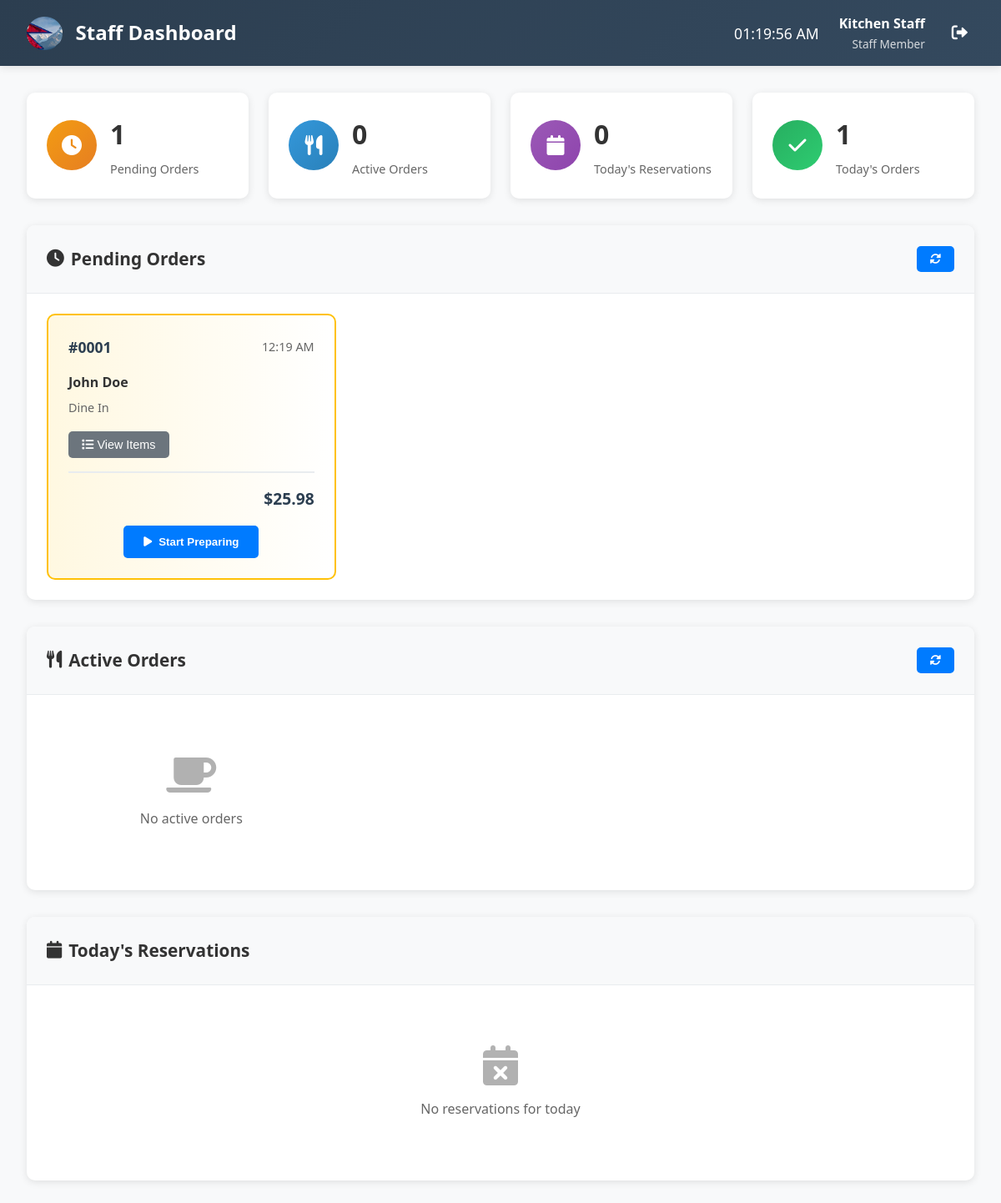
The app's page /views/staff/dashboard.php (signed in) with its own data.
### tables this page shows
CREATE TABLE `orders` (
  `id` int(11) NOT NULL AUTO_INCREMENT,
  `user_id` int(11) DEFAULT NULL,
  `order_number` varchar(50) NOT NULL UNIQUE,
  `customer_name` varchar(100) DEFAULT NULL,
  `customer_email` varchar(100) DEFAULT NULL,
  `customer_phone` varchar(20) DEFAULT NULL,
  `order_type` enum('dine_in','takeaway','delivery') DEFAULT 'takeaway',
  `status` enum('pending','confirmed','preparing','ready','delivered','cancelled','completed') DEFAULT 'pending',
  `total_amount` decimal(10,2) NOT NULL DEFAULT 0.00,
  `tax_amount` decimal(10,2) NOT NULL DEFAULT 0.00,
  `delivery_fee` decimal(10,2) DEFAULT 0.00,
  `payment_status` enum('pending','paid','failed','refunded') DEFAULT 'pending',
  `payment_method` varchar(50) DEFAULT NULL,
  `payment_reference` varchar(100) DEFAULT NULL,
  `delivery_address` text DEFAULT NULL,
  `special_instructions` text DEFAULT NULL,
  `estimated_delivery_time` datetime DEFAULT NULL,
  `actual_delivery_time` datetime DEFAULT NULL,
  `created_at` timestamp DEFAULT CURRENT_TIMESTAMP,
  `updated_at` timestamp DEFAULT CURRENT_TIMESTAMP ON UPDATE CURRENT_TIMESTAMP,
  PRIMARY KEY (`id`),
  KEY `idx_user_id` (`user_id`),
  KEY `idx_order_number` (`order_number`),
  KEY `idx_status` (`status`),
  KEY `idx_payment_status` (`payment_status`),
  KEY `idx_created_at` (`created_at`),
  CONSTRAINT `fk_orders_user` FOREIGN KEY (`user_id`) REFERENCES `users` (`id`) ON DELETE SET NULL
);

### models/Order.php (called while the page is built, shortened)
<?php
class Order extends BaseModel {
    public function getTodayOrders() {
        $db = Database::getInstance();
        $pdo = $db->getConnection();
        $sql = "SELECT * FROM orders WHERE DATE(created_at) = CURDATE() ORDER BY created_at DESC";
        $stmt = $pdo->query($sql);
        return $stmt->fetchAll();
    }
    public function getPendingOrders() {
        $db = Database::getInstance();
        $pdo = $db->getConnection();
        $sql = "SELECT * FROM orders WHERE status = 'pending' ORDER BY created_at DESC";
        $stmt = $pdo->query($sql);
        return $stmt->fetchAll();
    }
    public function getActiveOrders() {
        $db = Database::getInstance();
        $pdo = $db->getConnection();
        $sql = "SELECT * FROM orders WHERE status IN ('preparing', 'ready') ORDER BY created_at ASC";
        $stmt = $pdo->query($sql);
        return $stmt->fetchAll();
    }
}
?>

### models/Reservation.php (called while the page is built, shortened)
<?php
class Reservation extends BaseModel {
    public function getTodayReservations() {
        $db = Database::getInstance();
        $pdo = $db->getConnection();
        $sql = "SELECT * FROM reservations WHERE DATE(reservation_date) = CURDATE() ORDER BY reservation_time ASC";
        $stmt = $pdo->query($sql);
        return $stmt->fetchAll();
    }
}
?>

### includes/functions.php (called while the page is built, shortened)
<?php
function formatCurrency($amount) {
    return '$' . number_format($amount, 2);
}

### views/staff/dashboard.php (the view, shortened to what this page needs)
<?php
require_once dirname(__DIR__, 2) . '/models/Order.php';
require_once dirname(__DIR__, 2) . '/models/Reservation.php';
require_once dirname(__DIR__, 2) . '/includes/functions.php';
try {
    $orderModel = new Order();
    $reservationModel = new Reservation();
    $todayOrders = $orderModel->getTodayOrders();
    $pendingOrders = $orderModel->getPendingOrders();
    $todayReservations = $reservationModel->getTodayReservations();
    $activeOrders = $orderModel->getActiveOrders();
} catch (Exception $e) {
    $todayOrders = [];
    $pendingOrders = [];
    $todayReservations = [];
    $activeOrders = [];
    $error = "Error loading dashboard data: " . $e->getMessage();
}
?>
<!DOCTYPE html>
<html lang="en">
<head>
    <link href="https://cdnjs.cloudflare.com/ajax/libs/font-awesome/6.0.0/css/all.min.css" rel="stylesheet">
    <link href="<?= ASSETS_URL ?>/css/staff.css" rel="stylesheet">
</head>
<body>
    <div class="staff-container">
        <header class="staff-header">
            <div class="header-left">
                <img src="<?= ASSETS_URL ?>/images/logo.png" alt="Friends & Momos" class="header-logo">
                <h1>Staff Dashboard</h1>
            </div>
            <div class="header-right">
                <div class="current-time" id="currentTime"></div>
                <div class="user-info">
                    <span class="user-name"><?= htmlspecialchars((isset($_SESSION['user_name']) ? $_SESSION['user_name'] : ($_SESSION['user']['first_name'] . ' ' . $_SESSION['user']['last_name']))) ?></span>
                    <span class="user-role">Staff Member</span>
                </div>
                <a href="../../logout.php" class="logout-btn">
                    <i class="fas fa-sign-out-alt"></i>
                </a>
            </div>
        </header>
        <div class="stats-section">
            <div class="stat-card pending">
                <div class="stat-icon">
                    <i class="fas fa-clock"></i>
                </div>
                <div class="stat-info">
                    <h3><?= count($pendingOrders) ?></h3>
                    <p>Pending Orders</p>
                </div>
            </div>
            <div class="stat-card preparing">
                <div class="stat-icon">
                    <i class="fas fa-utensils"></i>
                </div>
                <div class="stat-info">
                    <h3><?= count($activeOrders) ?></h3>
                    <p>Active Orders</p>
                </div>
            </div>
            <div class="stat-card reservations">
                <div class="stat-icon">
                    <i class="fas fa-calendar"></i>
                </div>
                <div class="stat-info">
                    <h3><?= count($todayReservations) ?></h3>
                    <p>Today's Reservations</p>
                </div>
            </div>
            <div class="stat-card completed">
                <div class="stat-icon">
                    <i class="fas fa-check"></i>
                </div>
                <div class="stat-info">
                    <h3><?= count($todayOrders) ?></h3>
                    <p>Today's Orders</p>
                </div>
            </div>
        </div>
        <div class="dashboard-content">
            <div class="dashboard-section">
                <div class="section-header">
                    <h2><i class="fas fa-clock"></i> Pending Orders</h2>
                    <button class="refresh-btn" onclick="refreshPendingOrders()">
                        <i class="fas fa-sync-alt"></i>
                    </button>
                </div>
                <div class="orders-grid">
                    <?php foreach ($pendingOrders as $order): ?>
                        <div class="order-card pending">
                            <div class="order-header">
                                <span class="order-id">#<?= str_pad($order['id'], 4, '0', STR_PAD_LEFT) ?></span>
                                <span class="order-time"><?= date('g:i A', strtotime($order['created_at'])) ?></span>
                            </div>
                            <div class="order-customer">
                                <strong><?= htmlspecialchars($order['customer_name']) ?></strong>
                                <span class="order-type"><?= ucfirst(str_replace('_', ' ', $order['order_type'])) ?></span>
                            </div>
                            <div class="order-items">
                                <button class="view-items-btn" onclick="viewOrderItems(<?= $order['id'] ?>)">
                                    <i class="fas fa-list"></i> View Items
                                </button>
                            </div>
                            <div class="order-total">
                                <strong><?= formatCurrency($order['total_amount']) ?></strong>
                            </div>
                            <div class="order-actions">
                                <form method="POST" style="display: inline;">
                                    <button type="submit" class="btn btn-primary">
                                        <i class="fas fa-play"></i> Start Preparing
                                    </button>
                                </form>
                            </div>
                        </div>
                    <?php endforeach; ?>
                </div>
            </div>
            <div class="dashboard-section">
                <div class="section-header">
                    <h2><i class="fas fa-utensils"></i> Active Orders</h2>
                    <button class="refresh-btn" onclick="refreshActiveOrders()">
                        <i class="fas fa-sync-alt"></i>
                    </button>
                </div>
                <div class="orders-grid">
                    <?php if (empty($activeOrders)): ?>
                        <div class="no-orders">
                            <i class="fas fa-coffee"></i>
                            <p>No active orders</p>
                        </div>
                    <?php endif; ?>
                </div>
            </div>
            <div class="dashboard-section">
                <div class="section-header">
                    <h2><i class="fas fa-calendar"></i> Today's Reservations</h2>
                </div>
                <div class="reservations-list">
                    <?php if (empty($todayReservations)): ?>
                        <div class="no-reservations">
                            <i class="fas fa-calendar-times"></i>
                            <p>No reservations for today</p>
                        </div>
                    <?php endif; ?>
                </div>
            </div>
        </div>
    </div>
</body>
</html>

### assets/css/staff.css (style rules this page uses)
* { margin: 0; padding: 0; box-sizing: border-box; }
body { font-family: 'Segoe UI', Tahoma, Geneva, Verdana, sans-serif; background: #f8f9fa; color: #333; line-height: 1.6; }
.staff-container { min-height: 100vh; }
.staff-header { background: linear-gradient(135deg, #2c3e50, #34495e); color: white; padding: 1rem 2rem; display: flex; justify-content: space-between; align-items: center; box-shadow: 0 2px 10px rgba(0,0,0,0.1); }
.header-left { display: flex; align-items: center; gap: 1rem; }
.header-logo { height: 40px; width: auto; }
.header-left h1 { font-size: 1.5rem; font-weight: 600; }
.header-right { display: flex; align-items: center; gap: 1.5rem; }
.current-time { font-size: 1.1rem; font-weight: 500; }
.user-info { display: flex; flex-direction: column; align-items: flex-end; }
.user-name { font-weight: 600; font-size: 1rem; }
.user-role { font-size: 0.85rem; opacity: 0.8; }
.logout-btn { color: white; font-size: 1.2rem; text-decoration: none; padding: 0.5rem; border-radius: 5px; transition: background 0.3s; }
.stats-section { display: grid; grid-template-columns: repeat(auto-fit, minmax(250px, 1fr)); gap: 1.5rem; padding: 2rem; }
.stat-card { background: white; padding: 1.5rem; border-radius: 10px; box-shadow: 0 2px 10px rgba(0,0,0,0.1); display: flex; align-items: center; gap: 1rem; transition: transform 0.3s, box-shadow 0.3s; }
.stat-icon { width: 60px; height: 60px; border-radius: 50%; display: flex; align-items: center; justify-content: center; font-size: 1.5rem; color: white; }
.stat-card.pending .stat-icon { background: linear-gradient(135deg, #f39c12, #e67e22); }
.stat-card.preparing .stat-icon { background: linear-gradient(135deg, #3498db, #2980b9); }
.stat-card.reservations .stat-icon { background: linear-gradient(135deg, #9b59b6, #8e44ad); }
.stat-card.completed .stat-icon { background: linear-gradient(135deg, #27ae60, #2ecc71); }
.stat-info h3 { font-size: 2rem; font-weight: bold; margin-bottom: 0.25rem; }
.stat-info p { color: #666; font-size: 0.9rem; }
.dashboard-content { padding: 0 2rem 2rem; display: grid; gap: 2rem; }
.dashboard-section { background: white; border-radius: 10px; box-shadow: 0 2px 10px rgba(0,0,0,0.1); overflow: hidden; }
.section-header { background: #f8f9fa; padding: 1.5rem; border-bottom: 1px solid #e9ecef; display: flex; justify-content: space-between; align-items: center; }
.section-header h2 { font-size: 1.3rem; font-weight: 600; display: flex; align-items: center; gap: 0.5rem; }
.refresh-btn { background: #007bff; color: white; border: none; padding: 0.5rem 1rem; border-radius: 5px; cursor: pointer; transition: background 0.3s; }
.orders-grid { display: grid; grid-template-columns: repeat(auto-fill, minmax(300px, 1fr)); gap: 1.5rem; padding: 1.5rem; }
.order-card { background: white; border: 2px solid #e9ecef; border-radius: 10px; padding: 1.5rem; transition: all 0.3s; }
.order-card.pending { border-color: #ffc107; background: linear-gradient(to right, #fff8e1, white); }
.order-header { display: flex; justify-content: space-between; align-items: center; margin-bottom: 1rem; }
.order-id { font-weight: bold; font-size: 1.1rem; color: #2c3e50; }
.order-time, .order-status { font-size: 0.9rem; color: #666; }
.order-customer { margin-bottom: 1rem; }
.order-customer strong { display: block; margin-bottom: 0.25rem; }
.order-type { color: #666; font-size: 0.9rem; text-transform: capitalize; }
.order-items { margin-bottom: 1rem; }
.view-items-btn { background: #6c757d; color: white; border: none; padding: 0.5rem 1rem; border-radius: 5px; cursor: pointer; font-size: 0.9rem; transition: background 0.3s; }
.order-total { margin-bottom: 1rem; text-align: center; font-size: 1.2rem; color: #2c3e50; }
.order-actions { text-align: center; }
.btn { padding: 0.75rem 1.5rem; border: none; border-radius: 5px; cursor: pointer; font-weight: 600; text-decoration: none; display: inline-flex; align-items: center; gap: 0.5rem; transition: all 0.3s; }
.btn-primary { background: #007bff; color: white; }
.no-orders, .no-reservations { text-align: center; padding: 3rem; color: #666; }
.no-orders i, .no-reservations i { font-size: 3rem; margin-bottom: 1rem; opacity: 0.5; }
.reservations-list { padding: 1.5rem; }
.order-total { text-align: right; padding-top: 1rem; border-top: 2px solid #e9ecef; font-size: 1.2rem; }

### records on screen
orders: id "0001", created_at "12:19 AM", customer_name "John Doe", order_type "Dine In", total_amount "$25.98"

### other values on screen
count($pendingOrders) "1"
count($activeOrders) "0"
count($todayReservations) "0"
count($todayOrders) "1"
